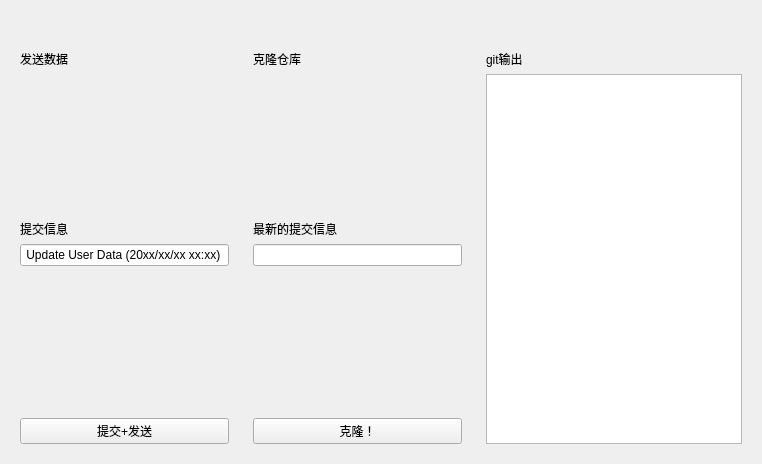
<?xml version="1.0" encoding="UTF-8"?>
<ui version="4.0">
 <class>Form</class>
 <widget class="QWidget" name="Form">
  <property name="geometry">
   <rect>
    <x>0</x>
    <y>0</y>
    <width>762</width>
    <height>464</height>
   </rect>
  </property>
  <property name="windowTitle">
   <string>git操作</string>
  </property>
  <layout class="QVBoxLayout" name="verticalLayout">
   <item>
    <spacer name="verticalSpacer_1">
     <property name="orientation">
      <enum>Qt::Vertical</enum>
     </property>
     <property name="sizeType">
      <enum>QSizePolicy::Fixed</enum>
     </property>
     <property name="sizeHint" stdset="0">
      <size>
       <width>20</width>
       <height>30</height>
      </size>
     </property>
    </spacer>
   </item>
   <item>
    <layout class="QHBoxLayout" name="horizontalLayout">
     <item>
      <widget class="CardWidget" name="CardWidget_push">
       <layout class="QVBoxLayout" name="verticalLayout_2">
        <item>
         <widget class="SubtitleLabel" name="SubtitleLabel_push">
          <property name="text">
           <string>发送数据</string>
          </property>
         </widget>
        </item>
        <item>
         <spacer name="verticalSpacer_1_1">
          <property name="orientation">
           <enum>Qt::Vertical</enum>
          </property>
          <property name="sizeHint" stdset="0">
           <size>
            <width>20</width>
            <height>40</height>
           </size>
          </property>
         </spacer>
        </item>
        <item>
         <widget class="BodyLabel" name="BodyLabel_submit">
          <property name="text">
           <string>提交信息</string>
          </property>
         </widget>
        </item>
        <item>
         <widget class="LineEdit" name="LineEdit_submit">
          <property name="text">
           <string> Update User Data (20xx/xx/xx xx:xx) </string>
          </property>
          <property name="placeholderText">
           <string>请输入提交时的信息</string>
          </property>
         </widget>
        </item>
        <item>
         <spacer name="verticalSpacer_1_2">
          <property name="orientation">
           <enum>Qt::Vertical</enum>
          </property>
          <property name="sizeHint" stdset="0">
           <size>
            <width>20</width>
            <height>40</height>
           </size>
          </property>
         </spacer>
        </item>
        <item>
         <widget class="PrimaryPushButton" name="PrimaryPushButton_push">
          <property name="text">
           <string>提交+发送</string>
          </property>
         </widget>
        </item>
       </layout>
      </widget>
     </item>
     <item>
      <widget class="CardWidget" name="CardWidget_clone">
       <layout class="QVBoxLayout" name="verticalLayout_3">
        <item>
         <widget class="SubtitleLabel" name="SubtitleLabel_clone">
          <property name="text">
           <string>克隆仓库</string>
          </property>
         </widget>
        </item>
        <item>
         <spacer name="verticalSpacer_2_1">
          <property name="orientation">
           <enum>Qt::Vertical</enum>
          </property>
          <property name="sizeHint" stdset="0">
           <size>
            <width>20</width>
            <height>40</height>
           </size>
          </property>
         </spacer>
        </item>
        <item>
         <widget class="BodyLabel" name="BodyLabel_new_submit">
          <property name="text">
           <string>最新的提交信息</string>
          </property>
         </widget>
        </item>
        <item>
         <widget class="LineEdit" name="LineEdit_new_submit">
          <property name="readOnly">
           <bool>true</bool>
          </property>
         </widget>
        </item>
        <item>
         <spacer name="verticalSpacer_2_2">
          <property name="orientation">
           <enum>Qt::Vertical</enum>
          </property>
          <property name="sizeHint" stdset="0">
           <size>
            <width>20</width>
            <height>40</height>
           </size>
          </property>
         </spacer>
        </item>
        <item>
         <widget class="PushButton" name="PushButton_clone">
          <property name="text">
           <string>克隆！</string>
          </property>
         </widget>
        </item>
       </layout>
      </widget>
     </item>
     <item>
      <widget class="CardWidget" name="CardWidget_log">
       <layout class="QVBoxLayout" name="verticalLayout_4">
        <item>
         <widget class="SubtitleLabel" name="SubtitleLabel_log">
          <property name="text">
           <string>git输出</string>
          </property>
         </widget>
        </item>
        <item>
         <widget class="TextEdit" name="TextEdit_log"/>
        </item>
       </layout>
      </widget>
     </item>
    </layout>
   </item>
  </layout>
 </widget>
 <customwidgets>
  <customwidget>
   <class>PushButton</class>
   <extends>QPushButton</extends>
   <header>qfluentwidgets</header>
  </customwidget>
  <customwidget>
   <class>PrimaryPushButton</class>
   <extends>PushButton</extends>
   <header>qfluentwidgets</header>
  </customwidget>
  <customwidget>
   <class>CardWidget</class>
   <extends>QFrame</extends>
   <header>qfluentwidgets</header>
   <container>1</container>
  </customwidget>
  <customwidget>
   <class>BodyLabel</class>
   <extends>QLabel</extends>
   <header>qfluentwidgets</header>
  </customwidget>
  <customwidget>
   <class>SubtitleLabel</class>
   <extends>QLabel</extends>
   <header>qfluentwidgets</header>
  </customwidget>
  <customwidget>
   <class>LineEdit</class>
   <extends>QLineEdit</extends>
   <header>qfluentwidgets</header>
  </customwidget>
  <customwidget>
   <class>TextEdit</class>
   <extends>QTextEdit</extends>
   <header>qfluentwidgets</header>
  </customwidget>
 </customwidgets>
 <resources/>
 <connections/>
</ui>
